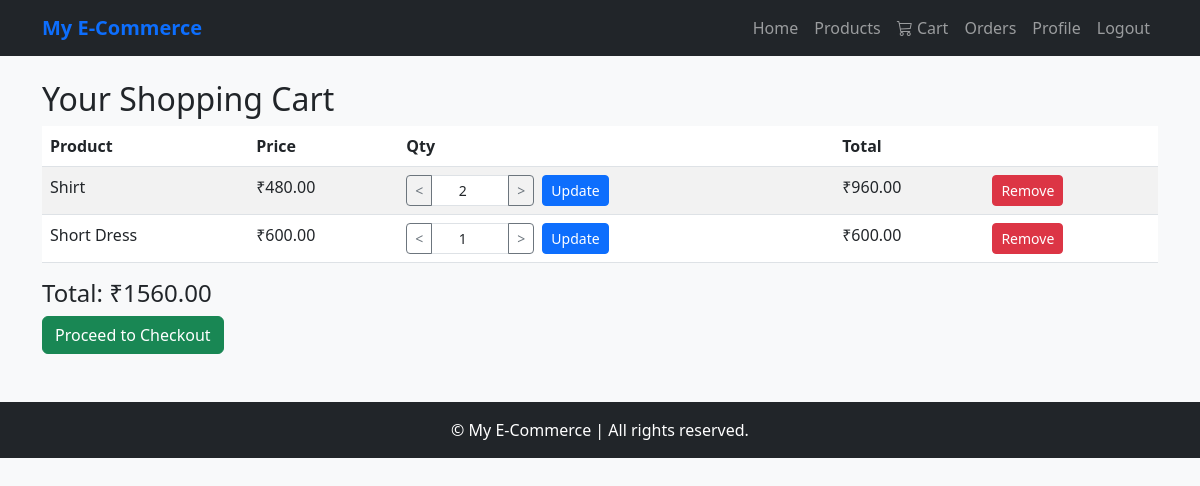
The app's page /cart/ (signed in) with its own data.
### cart/models.py (models this page shows, shortened)
class CartItem(models.Model):
    cart = models.ForeignKey(Cart, on_delete=models.CASCADE, related_name="items")
    product = models.ForeignKey(Product, on_delete=models.CASCADE)
    quantity = models.PositiveIntegerField(default=1)
    class Meta:
        unique_together = ('cart', 'product')
    def get_total(self):
        price = self.product.discount_price or self.product.price
        return round(price * self.quantity, 2)

### products/models.py (models this page shows, shortened)
class Product(models.Model):
    category = models.ForeignKey(Category, on_delete=models.CASCADE, related_name='products')
    name = models.CharField(max_length=200)
    slug = models.SlugField(max_length=220, unique=True, blank=True)
    sku = models.CharField(max_length=50, unique=True, help_text="Stock Keeping Unit (Unique Product ID)")
    description = models.TextField()
    price = models.DecimalField(max_digits=10, decimal_places=2)
    discount_price = models.DecimalField(max_digits=10, decimal_places=2, blank=True, null=True)
    stock = models.PositiveIntegerField(default=0)
    available = models.BooleanField(default=True)
    brand = models.CharField(max_length=100, blank=True, null=True)
    image = models.ImageField(upload_to='product_images/', blank=True, null=True)
    tags = models.CharField(max_length=255, blank=True, help_text="Comma-separated tags for search")
    rating = models.DecimalField(max_digits=3, decimal_places=2, default=0.0)
    created_at = models.DateTimeField(auto_now_add=True)
    updated_at = models.DateTimeField(auto_now=True)
    class Meta:
        ordering = ['-created_at']
        indexes = [
            models.Index(fields=['id', 'slug']),
            models.Index(fields=['name']),
        ]

### cart/views.py (the view)
# urls.py: path('', views.CartView.as_view(), name='cart_view'),
class CartView(View):
    def get(self, request):
        cart = get_cart(request)
        items = cart.items.select_related('product')
        total = cart.get_total_price()
        return render(request, "cart/cart.html", {"cart": cart, "items": items, "total": total})

### cart/models.py (called while the page is built)
    def get_total_price(self):
        total = sum(item.get_total() for item in self.items.all())
        return round(total, 2)

### cart/views.py (called while the page is built)
def get_cart(request):
    if request.user.is_authenticated:
        cart, created = Cart.objects.get_or_create(user=request.user)
    else:
        if not request.session.session_key:
            request.session.create()
        request.session.save()  # ✅ force save so session_key is persistent
        cart, created = Cart.objects.get_or_create(session_key=request.session.session_key)
    return cart

### cart/templates/cart/cart.html (shortened to what this page needs)
{% extends "base.html" %}
{% block content %}
<div class="container my-4">
  <h2>Your Shopping Cart</h2>
  {% if items %}
  <table class="table table-striped">
    <thead>
      <tr>
        <th>Product</th>
        <th>Price</th>
        <th>Qty</th>
        <th>Total</th>
        <th></th>
      </tr>
    </thead>
    <tbody>
      {% for item in items %}
      <tr>
        <td>{{ item.product.name }}</td>
        <td>₹{{ item.product.discount_price|default:item.product.price }}</td>
        <td>
          <form action="{% url 'cart:update_cart_item' item.id %}" method="post" class="d-flex align-items-center gap-2">
            <div class="input-group input-group-sm" style="width: 8rem;">
              <button type="button" class="btn btn-outline-secondary btn-qty" data-action="decrease" aria-label="Decrease quantity">&lt;</button>
              <input type="number" name="quantity" value="{{ item.quantity }}" min="1" class="form-control text-center quantity-input">
              <button type="button" class="btn btn-outline-secondary btn-qty" data-action="increase" aria-label="Increase quantity">&gt;</button>
            </div>
            <button type="submit" class="btn btn-sm btn-primary">Update</button>
          </form>
        </td>
        <td>₹{{ item.get_total }}</td>
        <td>
          <form action="{% url 'cart:remove_cart_item' item.id %}" method="post">
            <button type="submit" class="btn btn-sm btn-danger">Remove</button>
          </form>
        </td>
      </tr>
      {% endfor %}
    </tbody>
  </table>
  <h4>Total: ₹{{ total }}</h4>
  <a href="{% url 'cart:checkout' %}" class="btn btn-success">Proceed to Checkout</a>
  {% else %}
  <p>Your cart is empty.</p>
  {% endif %}
</div>
{% endblock %}

### Accounts/templates/base.html (style rules this page uses)
body { background-color: #f8f9fa; }

### records on screen
CartItem: product.name "Shirt", product.discount_price "480.00", quantity "2", get_total "960.00"
CartItem: product.name "Short Dress", product.discount_price "600.00", quantity "1", get_total "600.00"

### other values on screen
{{ total }} "1560.00"
